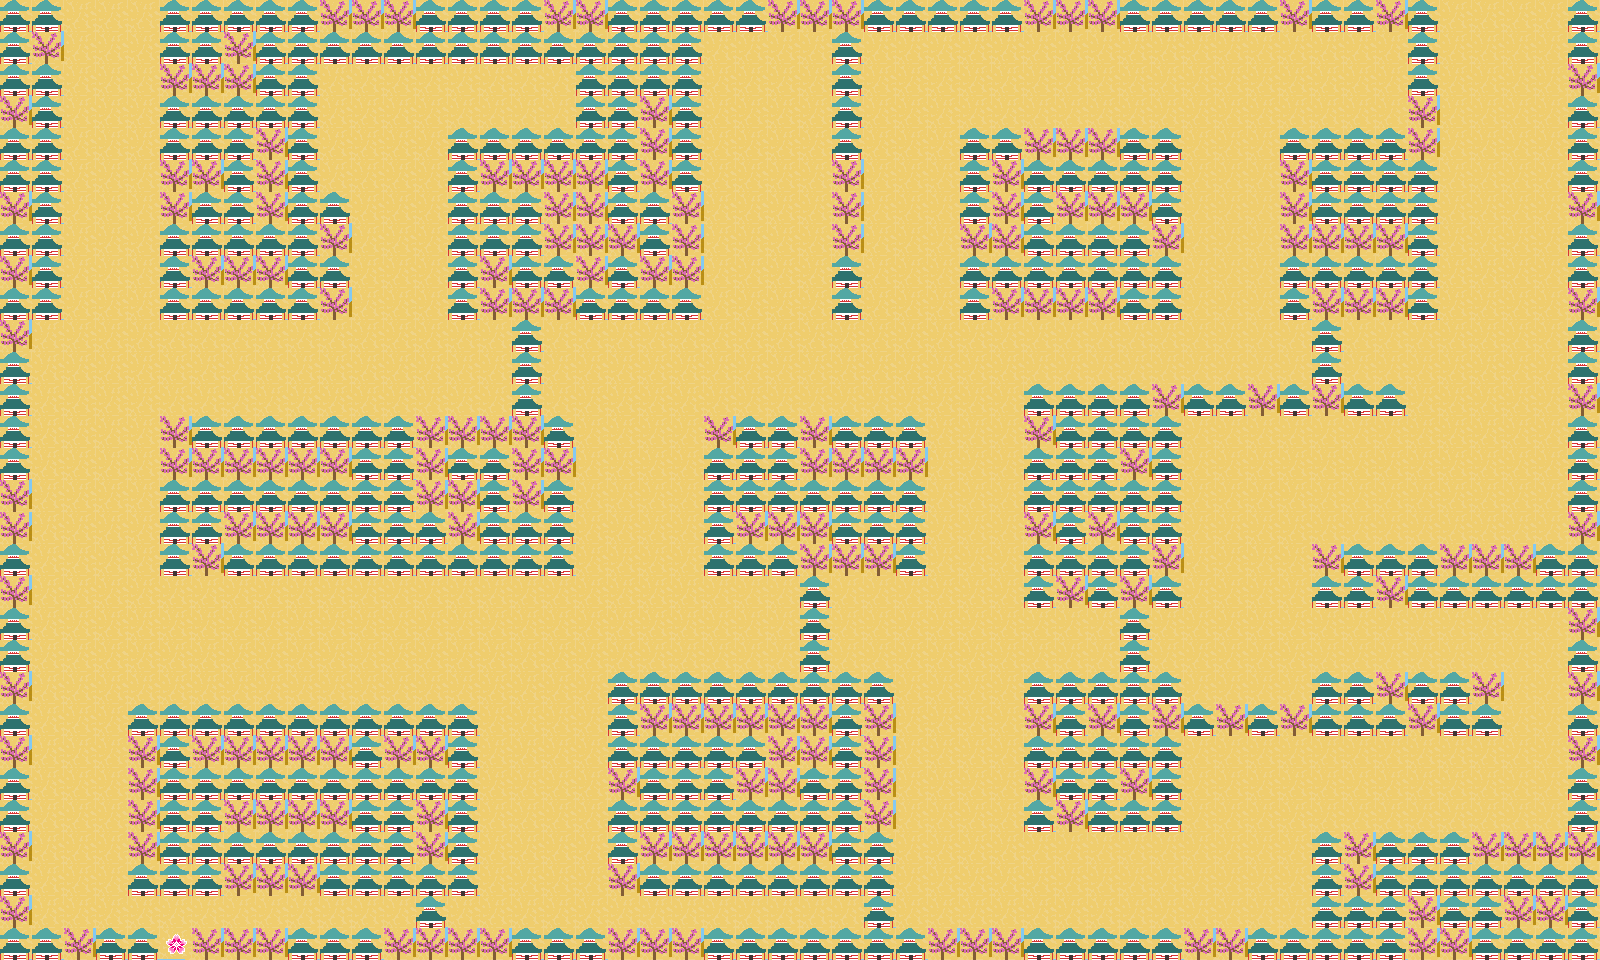

Tiled map render using the project's own tile images. Description and the whole map definition, tile-layer contents included, below:
An orthogonal 50x30 tile map with 32x32 px tiles, 2 tile layers (Background, Obstacles), 2 tilesets and 3 objects (SpawnPlayer, Mushroom, Cave).

<map version="1.10" tiledversion="1.11.2" orientation="orthogonal" renderorder="right-down" width="50" height="30" tilewidth="32" tileheight="32" infinite="0" nextlayerid="6" nextobjectid="4">
 <tileset firstgid="1" name="tileset" tilewidth="32" tileheight="32" spacing="2" margin="1" tilecount="8" columns="4">
  <image source="../public/assets/tileset.png" width="136" height="68" />
  <tile id="1">
   <properties>
    <property name="collides" type="bool" value="true" />
   </properties>
  </tile>
  <tile id="4">
   <properties>
    <property name="collides" type="bool" value="true" />
   </properties>
  </tile>
  <tile id="5">
   <properties>
    <property name="collides" type="bool" value="true" />
   </properties>
  </tile>
  <tile id="7">
   <properties>
    <property name="collides" type="bool" value="true" />
   </properties>
  </tile>
 </tileset>
 <tileset firstgid="9" source="tileset.tsx" />
 <layer id="1" name="Background" width="50" height="30">
  <data encoding="csv">
1,1,1,1,1,1,1,1,1,1,1,1,1,1,1,1,1,1,1,1,1,1,1,1,1,1,1,1,1,1,1,1,1,1,1,1,1,1,1,1,1,1,1,1,1,1,1,1,1,1,
1,1,1,1,1,1,1,1,1,1,1,1,1,1,1,1,1,1,1,1,1,1,1,1,1,1,1,1,1,1,1,1,1,1,1,1,1,1,1,1,1,1,1,1,1,1,1,1,1,1,
1,1,1,1,1,1,1,1,1,1,1,1,1,1,1,1,1,1,1,1,1,1,1,1,1,1,1,1,1,1,1,1,1,1,1,1,1,1,1,1,1,0,2,2,1,1,1,1,1,1,
1,1,1,1,1,1,1,1,1,1,1,1,1,1,1,1,1,1,1,1,1,1,1,1,1,1,1,1,1,1,1,1,1,1,1,1,1,1,1,1,2,2,0,0,1,2,1,1,1,1,
1,1,1,1,1,1,1,1,1,1,1,1,1,1,1,1,1,1,1,1,1,1,1,1,1,1,1,1,1,1,1,1,1,1,1,1,1,2,2,1,1,1,1,1,1,9,1,1,1,1,
1,1,1,1,1,1,1,1,1,1,1,1,1,1,1,1,1,1,1,1,1,1,1,1,1,1,1,1,1,1,1,1,1,1,1,1,1,2,2,1,1,1,1,1,1,1,1,1,1,1,
1,1,1,1,1,1,1,1,1,1,1,1,1,1,1,1,1,1,1,1,1,1,1,1,1,1,1,1,1,1,1,1,1,1,1,1,1,1,1,1,1,1,1,1,1,1,1,1,1,1,
1,1,1,1,1,1,1,1,1,1,1,1,1,1,1,1,1,1,1,1,1,1,1,1,1,1,1,1,1,1,1,1,1,1,1,1,1,1,1,1,1,1,1,1,1,1,1,1,1,1,
1,1,1,1,1,1,1,1,1,1,1,1,1,1,1,1,1,1,1,1,1,1,1,1,1,1,1,1,1,1,1,1,1,1,1,1,1,1,1,1,1,1,1,1,1,1,1,1,1,1,
1,1,1,1,1,1,1,1,1,1,1,1,1,1,1,1,1,1,1,1,1,1,1,1,1,1,1,1,1,1,1,1,1,1,1,1,1,1,1,1,1,1,1,1,1,1,1,1,1,1,
1,1,1,1,1,1,1,1,1,1,1,1,1,1,1,1,1,1,1,1,1,1,1,1,1,1,1,1,1,1,1,1,1,1,1,1,1,1,1,1,1,1,1,1,1,1,1,1,1,1,
1,1,1,1,1,1,1,1,1,1,1,9,1,1,1,1,1,1,1,1,1,1,9,1,1,1,1,1,1,1,1,1,1,1,1,1,1,1,1,1,1,1,1,1,1,1,1,1,1,1,
1,1,1,1,1,1,1,1,1,1,1,1,1,1,1,1,1,1,1,1,1,1,1,1,1,1,1,1,1,1,1,1,1,1,1,1,1,1,1,1,1,1,1,1,1,1,1,1,1,1,
1,1,1,1,1,1,1,1,1,1,1,1,1,1,1,1,1,1,1,1,1,1,1,1,1,1,1,1,1,1,1,1,1,1,1,1,1,1,1,1,1,1,1,1,1,1,1,1,1,1,
1,1,1,1,1,1,1,1,1,1,1,1,1,1,1,1,1,1,1,1,1,1,1,1,1,1,1,1,1,1,1,1,1,1,1,1,1,1,1,1,1,1,1,1,1,1,1,1,1,1,
1,1,1,1,1,1,1,1,1,1,1,1,1,1,1,1,1,1,1,1,1,1,1,1,1,1,1,1,1,1,1,1,1,1,9,1,1,1,1,1,1,1,1,1,1,1,1,1,1,1,
1,1,1,1,1,1,1,1,1,1,1,1,1,1,1,1,1,1,1,1,1,1,1,1,1,1,1,1,1,1,1,1,1,1,1,1,1,1,1,1,1,1,1,1,1,1,1,1,1,1,
1,1,1,1,1,1,1,1,1,1,1,1,1,1,1,1,1,1,1,1,1,1,1,1,1,1,1,1,1,1,1,1,1,1,1,9,1,1,1,1,1,1,1,1,1,1,1,1,1,1,
1,1,1,1,1,1,1,1,1,1,1,1,1,1,1,1,1,1,1,1,1,1,1,1,1,1,1,1,1,1,1,1,1,1,1,1,1,1,1,1,1,1,1,1,1,1,1,1,1,1,
1,1,1,1,1,1,1,1,1,1,1,1,1,1,1,1,1,1,1,1,1,1,1,1,1,1,1,1,1,1,1,1,1,1,1,1,1,1,1,1,1,1,1,1,1,1,1,1,1,1,
1,1,1,1,1,1,1,1,1,1,1,1,1,1,1,1,1,1,1,1,1,1,1,1,1,1,1,1,1,1,1,1,1,1,1,1,1,1,1,1,1,1,1,1,1,1,1,1,1,1,
1,1,1,1,1,1,1,1,1,1,1,1,1,1,1,1,1,1,1,1,1,1,1,1,1,1,1,1,1,1,1,1,1,1,1,1,1,1,1,1,1,1,1,1,1,1,1,1,1,1,
1,1,1,1,1,1,1,1,1,1,1,1,1,1,1,1,1,1,1,1,1,1,1,1,1,1,1,1,1,1,1,1,1,1,1,1,1,1,1,1,1,1,1,1,1,1,1,1,1,1,
1,1,1,1,1,1,1,1,1,1,1,1,1,1,1,1,1,1,1,1,1,1,1,1,1,1,1,1,1,1,1,1,1,1,1,1,1,1,1,1,1,1,1,1,1,1,1,1,1,1,
1,1,1,1,1,1,1,1,1,1,1,1,1,1,1,1,1,1,1,1,1,1,1,1,1,1,1,1,1,1,1,1,1,1,1,1,1,1,1,1,1,1,1,1,1,1,1,1,1,1,
1,1,1,1,1,1,1,1,1,1,1,1,1,1,1,1,1,1,1,1,1,1,1,1,1,1,1,1,1,1,1,1,1,1,1,1,1,1,1,1,1,1,1,1,1,1,1,1,1,1,
1,1,1,1,1,1,1,1,1,1,1,1,1,1,1,1,1,1,1,1,1,1,1,1,1,1,1,1,1,1,1,1,1,1,1,1,1,1,1,1,1,1,1,1,1,1,1,1,1,1,
1,1,1,1,1,1,1,1,1,1,1,1,1,1,1,1,1,1,1,1,1,1,1,1,1,1,1,1,1,1,1,1,1,1,1,1,1,1,1,1,1,1,1,1,1,1,1,1,1,1,
1,1,1,1,1,1,1,1,1,1,1,1,1,1,1,1,1,1,1,1,1,1,1,1,1,1,1,1,1,1,1,1,1,1,1,1,1,1,1,1,1,1,1,1,1,1,1,1,1,1,
1,1,1,1,1,1,1,1,1,1,1,1,1,1,1,1,1,1,1,1,1,1,1,1,1,1,1,1,1,1,1,1,1,1,1,1,1,1,1,1,1,1,1,1,1,1,1,1,1,1
</data>
 </layer>
 <layer id="2" name="Obstacles" width="50" height="30">
  <data encoding="csv">
2,2,0,0,0,2,2,2,2,2,6,6,6,2,2,2,2,6,6,2,2,2,2,2,6,6,6,2,2,2,2,2,6,6,6,2,2,2,2,2,6,2,2,6,2,0,0,0,0,2,
2,6,0,0,0,2,2,6,2,2,2,2,2,2,2,2,2,2,2,2,2,2,0,0,0,0,2,0,0,0,0,0,0,0,0,0,0,0,0,0,0,1,1,1,2,1,0,0,0,2,
2,2,0,0,0,6,6,6,2,2,0,0,0,0,0,0,0,0,2,2,2,2,0,0,0,0,2,0,0,0,0,0,0,0,0,0,0,0,0,0,1,1,1,1,2,0,0,0,0,6,
6,2,0,0,0,2,2,2,2,2,0,0,0,0,0,0,0,0,2,2,6,2,0,0,0,0,2,0,0,0,0,0,0,0,0,0,0,0,1,0,1,1,1,1,6,1,0,0,0,2,
2,2,0,0,0,2,2,2,6,2,0,0,0,0,2,2,2,2,2,2,6,2,0,0,0,0,2,0,0,0,2,2,6,6,6,2,2,1,1,0,2,2,2,2,6,0,0,0,0,2,
2,2,0,0,0,6,6,2,6,2,0,0,0,0,2,6,6,6,6,2,6,2,0,0,0,0,6,0,0,0,2,6,2,2,2,2,2,1,1,0,6,2,2,2,2,0,0,0,0,2,
6,2,0,0,0,6,2,2,6,2,2,0,0,0,2,2,2,6,6,2,2,6,0,0,0,0,6,0,0,0,2,6,2,6,6,6,2,0,1,0,6,2,2,2,2,0,0,0,0,6,
2,2,0,0,0,2,2,2,2,2,6,0,0,0,2,2,2,6,6,6,2,6,0,0,0,0,6,0,0,0,6,6,2,2,2,2,6,0,1,1,6,6,6,6,2,0,0,0,0,2,
6,2,0,0,0,2,6,6,6,2,2,0,0,0,2,6,2,2,6,2,6,6,0,0,0,0,2,0,0,0,2,2,2,2,2,2,2,0,0,0,2,2,2,2,2,0,0,0,0,2,
2,2,0,0,0,2,2,2,2,2,6,0,0,0,2,6,6,6,2,2,2,2,0,0,0,0,2,0,0,0,2,6,6,6,6,2,2,0,0,0,2,6,6,6,2,0,0,0,0,6,
6,0,0,0,0,0,0,0,0,0,0,0,0,0,0,0,2,0,0,0,0,0,0,0,0,0,0,0,0,0,0,0,0,0,0,0,0,0,0,0,0,2,0,0,0,0,0,0,0,2,
2,0,0,0,0,0,0,0,0,0,0,0,0,0,0,0,2,0,0,0,0,0,0,0,0,0,0,0,0,0,0,0,0,0,0,0,0,0,0,0,0,2,0,0,0,0,0,0,0,2,
2,0,0,0,0,0,0,0,0,0,0,0,0,0,0,0,2,0,0,0,0,0,0,0,0,0,0,0,0,0,0,0,2,2,2,2,14,2,2,14,2,14,2,2,0,0,0,0,0,6,
2,0,0,0,0,6,2,2,2,2,2,2,2,6,6,6,6,2,0,0,0,0,6,2,2,6,2,2,2,0,0,0,14,2,2,2,2,0,0,0,0,0,0,0,0,0,0,0,0,2,
2,0,0,0,0,6,6,6,6,6,6,2,2,6,2,2,6,6,0,0,0,0,2,2,2,6,6,6,6,0,0,0,2,2,2,14,2,0,0,0,0,0,0,0,0,0,0,0,0,2,
6,0,0,0,0,2,2,2,2,2,2,2,2,6,6,2,6,2,0,0,0,0,2,2,2,2,2,2,2,0,0,0,2,2,2,2,2,0,0,0,0,0,0,0,0,0,0,0,0,2,
6,0,0,0,0,2,2,6,6,6,6,2,2,2,6,2,2,2,0,0,0,0,2,6,6,6,2,2,2,0,0,0,14,2,14,2,2,0,0,0,0,0,0,0,0,0,0,0,0,6,
2,0,0,0,0,2,6,2,2,2,2,2,2,2,2,2,2,2,0,0,0,0,2,2,2,6,6,6,2,0,0,0,2,2,2,2,14,0,0,0,0,6,2,2,2,6,6,6,2,2,
6,0,0,0,0,0,0,0,0,0,0,0,0,0,0,0,0,0,0,0,0,0,0,0,0,2,0,0,0,0,0,0,2,14,2,14,2,0,0,0,0,2,2,6,2,2,2,2,2,2,
2,0,0,0,0,0,0,0,0,0,0,0,0,0,0,0,0,0,0,0,0,0,0,0,0,2,0,0,0,0,0,0,0,0,0,2,0,0,0,0,0,0,0,0,0,0,0,0,0,6,
2,0,0,0,0,0,0,0,0,0,0,0,0,0,0,0,0,0,0,0,0,0,0,0,0,2,0,0,0,0,0,0,0,0,0,2,0,0,0,0,0,0,0,0,0,0,0,0,0,2,
6,0,0,0,0,0,0,0,0,0,0,0,0,0,0,0,0,0,0,2,2,2,2,2,2,2,2,2,0,0,0,0,2,2,2,2,2,0,0,0,0,2,2,14,2,2,14,0,0,6,
2,0,0,0,2,2,2,2,2,2,2,2,2,2,2,0,0,0,0,2,6,6,6,6,6,6,2,6,0,0,0,0,14,2,14,2,14,2,14,2,14,2,2,2,14,2,2,0,0,2,
6,0,0,0,6,2,6,6,6,6,6,2,6,6,2,0,0,0,0,2,2,2,2,2,6,6,2,6,0,0,0,0,2,2,2,2,2,0,0,0,0,0,0,0,0,0,0,0,0,6,
2,0,0,0,6,2,2,2,2,2,2,2,2,2,2,0,0,0,0,6,2,2,2,6,6,2,2,6,0,0,0,0,14,2,2,14,2,0,0,0,0,0,0,0,0,0,0,0,0,2,
2,0,0,0,6,2,2,6,6,6,6,2,2,6,2,0,0,0,0,2,2,2,2,2,2,2,2,6,0,0,0,0,2,14,2,2,2,0,0,0,0,0,0,0,0,0,0,0,0,2,
6,0,0,0,6,2,2,2,2,2,2,2,2,6,2,0,0,0,0,2,6,6,6,6,6,6,2,2,0,0,0,0,0,0,0,0,0,0,0,0,0,2,6,2,2,2,6,6,6,6,
2,0,0,0,2,2,2,6,6,6,2,2,2,2,2,0,0,0,0,6,2,2,2,2,2,2,2,2,0,0,0,0,0,0,0,0,0,0,0,0,0,2,6,2,2,2,2,2,2,2,
6,0,0,0,0,0,0,0,0,0,0,0,0,2,0,0,0,0,0,0,0,0,0,0,0,0,0,2,0,0,0,0,0,0,0,0,0,0,0,0,0,2,2,2,6,2,2,6,6,2,
2,2,6,2,2,4,6,6,6,2,2,2,6,6,6,6,2,2,2,6,6,6,2,2,2,2,2,2,2,6,6,6,2,2,2,2,2,6,6,2,2,2,2,2,6,6,2,2,2,2
</data>
 </layer>
 <objectgroup id="3" name="SpawnPoints">
  <object id="1" name="SpawnPlayer" x="123.818" y="22.4202" />
 </objectgroup>
 <objectgroup id="4" name="Items">
  <object id="3" name="Mushroom" gid="3" x="1102.74" y="359.097" width="32" height="32">
   <properties>
    <property name="damageHp" type="int" value="100" />
   </properties>
  </object>
 </objectgroup>
 <objectgroup id="5" name="Doors">
  <object id="2" name="Cave" gid="7" x="1482.8" y="33.7994" width="32" height="32">
   <properties>
    <property name="goToWorld" value="level-01" />
   </properties>
  </object>
 </objectgroup>
</map>
